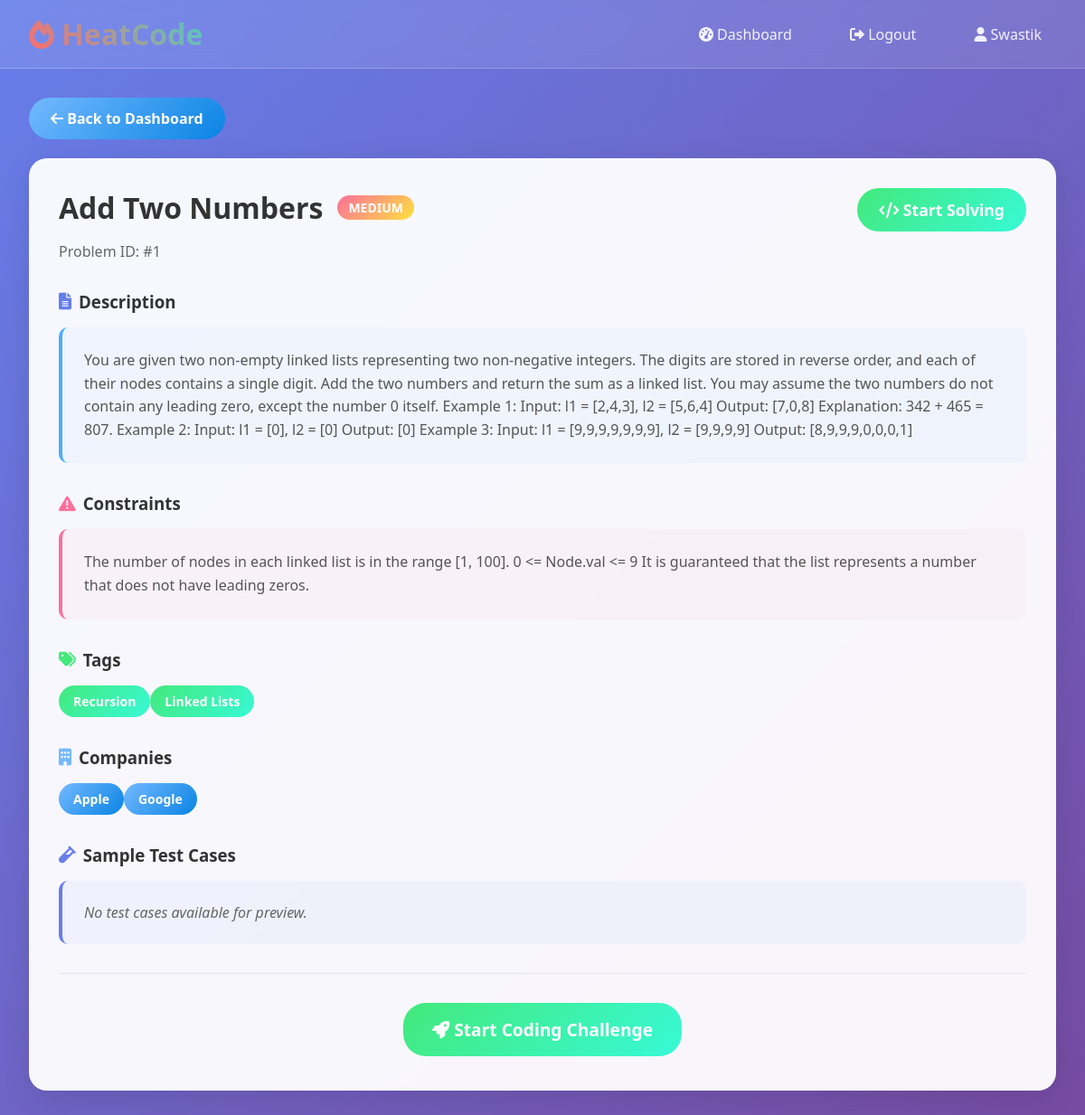
The app's page /problem/1/ (signed in) with its own data.
### authentication/models.py (models this page shows, shortened)
class Problem(models.Model):
    problem_id = models.CharField(max_length=20, unique=True)
    title  = models.CharField(max_length=255)
    description = models.TextField()
    constraints = models.TextField()
    difficulty = models.CharField(max_length=10, choices=[('Easy','Easy'),('Medium','Medium'),('Hard','Hard')])
    companies = models.ManyToManyField(Company, blank=True)
    tags = models.ManyToManyField(Tag, blank=True)
    created_at = models.DateTimeField(auto_now_add=True)
    updated_at = models.DateTimeField(auto_now=True)

class Tag(models.Model):
    name = models.CharField(max_length=100, unique=True)

class Company(models.Model):
    name = models.CharField(max_length=100, unique=True)

### authentication/views.py (the view)
# urls.py: path('problem/<int:problem_id>/', views.problem_detail_view, name='problem_detail'),
@login_required
def problem_detail_view(request, problem_id):
    problem = Problem.objects.get(id=problem_id)
    return render(request, 'authentication/problem.html', {'problem': problem})

### authentication/templates/authentication/problem.html (shortened to what this page needs)
{% extends 'layout.html' %}
{% block content %}
<div style="margin-bottom: 1rem;">
    <a href="{% url 'dashboard_view' %}" class="btn btn-secondary">
        <i class="fas fa-arrow-left"></i> Back to Dashboard
    </a>
</div>
<div class="card">
    <div style="display: flex; justify-content: space-between; align-items: flex-start; margin-bottom: 2rem;">
        <div>
            <div style="display: flex; align-items: center; gap: 1rem; margin-bottom: 1rem;">
                <h1 style="color: #333; margin: 0;">{{ problem.title }}</h1>
                <span class="difficulty-badge difficulty-{{ problem.difficulty|lower }}">
                    {{ problem.difficulty }}
                </span>
            </div>
            <p style="color: #666; margin: 0;">Problem ID: #{{ problem.problem_id }}</p>
        </div>
        <a href="{% url 'solve_problem' problem.id %}" class="btn btn-success" style="font-size: 1.1rem;">
            <i class="fas fa-code"></i> Start Solving
        </a>
    </div>
    <div style="display: grid; gap: 2rem;">
        <div>
            <h3 style="color: #333; margin-bottom: 1rem; display: flex; align-items: center;">
                <i class="fas fa-file-alt" style="margin-right: 0.5rem; color: #667eea;"></i>
                Description
            </h3>
            <div style="background: rgba(79, 172, 254, 0.05); padding: 1.5rem; border-radius: 10px; border-left: 4px solid #4facfe;">
                <p style="margin: 0; line-height: 1.6; color: #555;">{{ problem.description }}</p>
            </div>
        </div>
        <div>
            <h3 style="color: #333; margin-bottom: 1rem; display: flex; align-items: center;">
                <i class="fas fa-exclamation-triangle" style="margin-right: 0.5rem; color: #fa709a;"></i>
                Constraints
            </h3>
            <div style="background: rgba(250, 112, 154, 0.05); padding: 1.5rem; border-radius: 10px; border-left: 4px solid #fa709a;">
                <p style="margin: 0; line-height: 1.6; color: #555;">{{ problem.constraints }}</p>
            </div>
        </div>
        {% if problem.tags.all %}
        <div>
            <h3 style="color: #333; margin-bottom: 1rem; display: flex; align-items: center;">
                <i class="fas fa-tags" style="margin-right: 0.5rem; color: #43e97b;"></i>
                Tags
            </h3>
            <div style="display: flex; flex-wrap: gap: 0.5rem;">
                {% for tag in problem.tags.all %}
                    <span style="background: linear-gradient(135deg, #43e97b 0%, #38f9d7 100%); color: white; padding: 0.5rem 1rem; border-radius: 20px; font-size: 0.875rem; font-weight: 600;">
                        {{ tag.name }}
                    </span>
                {% endfor %}
            </div>
        </div>
        {% endif %}
        {% if problem.companies.all %}
        <div>
            <h3 style="color: #333; margin-bottom: 1rem; display: flex; align-items: center;">
                <i class="fas fa-building" style="margin-right: 0.5rem; color: #74b9ff;"></i>
                Companies
            </h3>
            <div style="display: flex; flex-wrap: gap: 0.5rem;">
                {% for company in problem.companies.all %}
                    <span style="background: linear-gradient(135deg, #74b9ff 0%, #0984e3 100%); color: white; padding: 0.5rem 1rem; border-radius: 20px; font-size: 0.875rem; font-weight: 600;">
                        {{ company.name }}
                    </span>
                {% endfor %}
            </div>
        </div>
        {% endif %}
        <div>
            <h3 style="color: #333; margin-bottom: 1rem; display: flex; align-items: center;">
                <i class="fas fa-vial" style="margin-right: 0.5rem; color: #667eea;"></i>
                Sample Test Cases
            </h3>
            <div style="background: rgba(102, 126, 234, 0.05); padding: 1.5rem; border-radius: 10px; border-left: 4px solid #667eea;">
                {% for testcase in problem.testcases.all %}
                    {% if not testcase.is_hidden %}
                        <div style="margin-bottom: 1.5rem; {% if not forloop.last %}border-bottom: 1px solid #e1e5e9; padding-bottom: 1.5rem;{% endif %}">
                            <div style="margin-bottom: 0.75rem;">
                                <strong style="color: #333;">Input:</strong>
                                <pre style="background: #f8f9fa; padding: 0.75rem; border-radius: 8px; margin: 0.5rem 0; font-family: 'Monaco', 'Menlo', monospace; font-size: 0.875rem; color: #2d3748; overflow-x: auto;">{{ testcase.input_data }}</pre>
                            </div>
                            <div>
                                <strong style="color: #333;">Expected Output:</strong>
                                <pre style="background: #f8f9fa; padding: 0.75rem; border-radius: 8px; margin: 0.5rem 0; font-family: 'Monaco', 'Menlo', monospace; font-size: 0.875rem; color: #2d3748; overflow-x: auto;">{{ testcase.expected_output }}</pre>
                            </div>
                        </div>
                    {% endif %}
                {% empty %}
                    <p style="color: #666; margin: 0; font-style: italic;">No test cases available for preview.</p>
                {% endfor %}
            </div>
        </div>
    </div>
    <div style="margin-top: 2rem; padding-top: 2rem; border-top: 1px solid #e1e5e9; text-align: center;">
        <a href="{% url 'solve_problem' problem.id %}" class="btn btn-success" style="font-size: 1.2rem; padding: 1rem 2rem;">
            <i class="fas fa-rocket"></i> Start Coding Challenge
        </a>
    </div>
</div>
{% endblock %}

### templates/layout.html (shortened to what this page needs)
<!DOCTYPE html>
<html lang="en">
<head>
    <link href="https://cdnjs.cloudflare.com/ajax/libs/font-awesome/6.0.0/css/all.min.css" rel="stylesheet">
</head>
<body>
    <nav class="navbar">
        <div class="nav-container">
            <a href="{% url 'home' %}" class="logo">
                <i class="fas fa-fire"></i> HeatCode
            </a>
            <div class="nav-links">
                {% if user.is_authenticated %}
                    <a href="{% url 'dashboard_view' %}" class="nav-link">
                        <i class="fas fa-tachometer-alt"></i> Dashboard
                    </a>
                    <a href="{% url 'logout_view' %}" class="nav-link">
                        <i class="fas fa-sign-out-alt"></i> Logout
                    </a>
                    <span class="nav-link">
                        <i class="fas fa-user"></i> {{ user.username }}
                    </span>
                {% endif %}
            </div>
        </div>
    </nav>
    <div class="main-container">
        {% block content %}{% endblock %}
    </div>
</body>
</html>

### records on screen
Problem: title "Add Two Numbers", difficulty "MEDIUM", problem_id "1", description "You are given two non-empty linked lists representing two non-negative integers. The digits are stored in reverse order, and each of their nodes contains a single digit. Add the two numbers and return the sum as a linked list. You may assume the two numbers do not contain any leading zero, except the number 0 itself. Example 1: Input: l1 = [2,4,3], l2 = [5,6,4] Output: [7,0,8] Explanation: 342 + 465 = 807. Example 2: Input: l1 = [0], l2 = [0] Output: [0] Example 3: Input: l1 = [9,9,9,9,9,9,9], l2 = [9,9,9,9] Output: [8,9,9,9,0,0,0,1]", constraints "The number of nodes in each linked list is in the range [1, 100]. 0 <= Node.val <= 9 It is guaranteed that the list represents a number that does not have leading zeros."
Tag: name "Recursion"
Tag: name "Linked Lists"
Company: name "Apple"
Company: name "Google"

### other values on screen
{{ user.username }} "Swastik"
